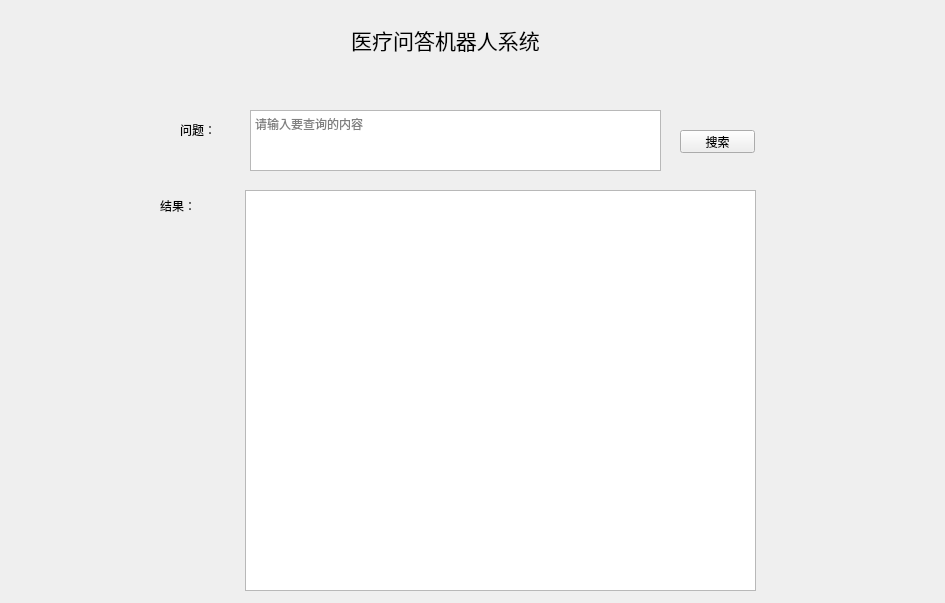
<?xml version="1.0" encoding="UTF-8"?>
<ui version="4.0">
 <class>Form</class>
 <widget class="QWidget" name="Form">
  <property name="geometry">
   <rect>
    <x>0</x>
    <y>0</y>
    <width>945</width>
    <height>603</height>
   </rect>
  </property>
  <property name="windowTitle">
   <string>问答系统</string>
  </property>
  <widget class="QPlainTextEdit" name="textEdit">
   <property name="geometry">
    <rect>
     <x>250</x>
     <y>110</y>
     <width>411</width>
     <height>61</height>
    </rect>
   </property>
   <property name="placeholderText">
    <string>请输入要查询的内容</string>
   </property>
  </widget>
  <widget class="QPushButton" name="button">
   <property name="geometry">
    <rect>
     <x>680</x>
     <y>130</y>
     <width>75</width>
     <height>23</height>
    </rect>
   </property>
   <property name="text">
    <string>搜索</string>
   </property>
  </widget>
  <widget class="QTextBrowser" name="browser">
   <property name="geometry">
    <rect>
     <x>245</x>
     <y>190</y>
     <width>511</width>
     <height>401</height>
    </rect>
   </property>
  </widget>
  <widget class="QLabel" name="label">
   <property name="geometry">
    <rect>
     <x>180</x>
     <y>120</y>
     <width>51</width>
     <height>20</height>
    </rect>
   </property>
   <property name="text">
    <string>问题：</string>
   </property>
  </widget>
  <widget class="QLabel" name="label_2">
   <property name="geometry">
    <rect>
     <x>160</x>
     <y>190</y>
     <width>61</width>
     <height>31</height>
    </rect>
   </property>
   <property name="text">
    <string>结果：</string>
   </property>
  </widget>
  <widget class="QLabel" name="label_3">
   <property name="geometry">
    <rect>
     <x>260</x>
     <y>0</y>
     <width>371</width>
     <height>81</height>
    </rect>
   </property>
   <property name="text">
    <string>&lt;html&gt;&lt;head/&gt;&lt;body&gt;&lt;p align=&quot;center&quot;&gt;&lt;span style=&quot; font-size:16pt;&quot;&gt;医疗问答机器人系统&lt;/span&gt;&lt;/p&gt;&lt;/body&gt;&lt;/html&gt;</string>
   </property>
  </widget>
 </widget>
 <resources/>
 <connections/>
</ui>
